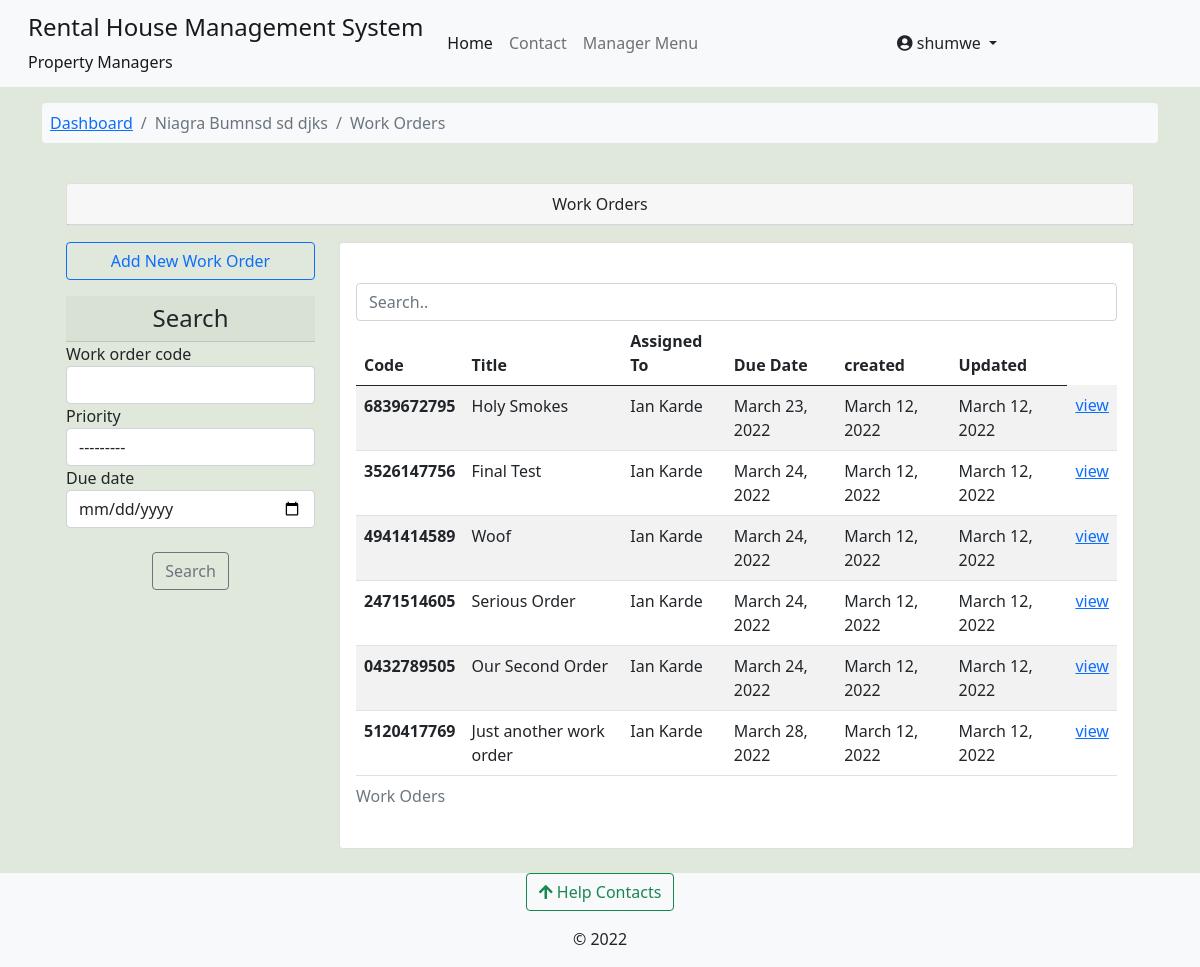
The app's page /work_order/work_orders/niagra-bumnsd-sd-djks/ (signed in), older data.
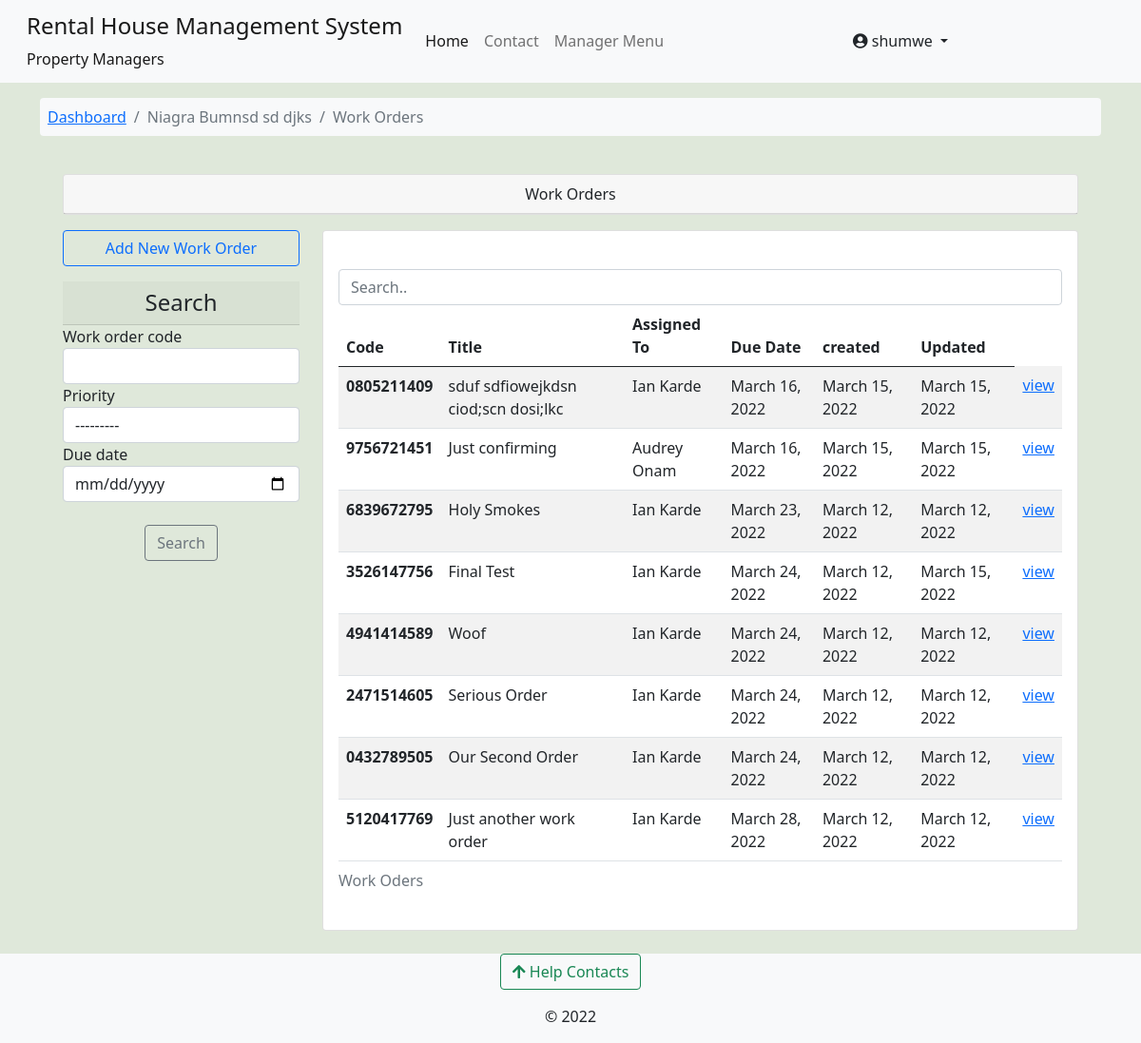
The same page, newer data.
### accounts/models.py (models this page shows, shortened)
class User(AbstractUser):
    avatar = models.ImageField(upload_to=get_avatar_path, default='no-avatar.png')
    is_verified = models.BooleanField(default=False)
    is_tenant = models.BooleanField(default=False)
    is_manager = models.BooleanField(default=False)

### rental_property/models.py (models this page shows, shortened)
class Building(models.Model):
    STATUS_CHOICES = [
        ('op', 'Vacancies Available'),
        ('um', 'Under Maintanance'),
        ('fo', 'Fully Occupied'),
        ('dc', 'Decomisioned'),
    ]
    estate = models.ForeignKey(Estate, on_delete=models.CASCADE, null=True, blank=True)
    name = models.CharField(max_length=100)
    slug = models.SlugField(max_length=100, unique=True)
    registered_owner = models.CharField(max_length=50)
    manager = models.ForeignKey(Managers, on_delete=models.CASCADE, related_name='building_manager')
    added_by = models.ForeignKey(User, on_delete=models.DO_NOTHING)
    address_line = models.CharField(max_length=50)
    cover_image = models.ImageField(upload_to='building-cover', null=True, blank=True)
    county = models.ForeignKey(Counties, on_delete=models.CASCADE)
    country = models.CharField(max_length=50, default='Kenya')
    building_status = models.CharField(max_length=5, choices=STATUS_CHOICES)
    added = models.DateTimeField(default=datetime.now)
    updated = models.DateTimeField(auto_now=True)
    def __str__(self):
        return f"{self.name}"

### work_order/models.py (models this page shows, shortened)
class WorkOrder(models.Model):
    PRIORITY_CHOICES = [
        ('low', 'Low'),
        ('medium', 'Medium'),
        ('high', 'High'),
    ]
    STATUS_CHOICES = [
        ('waiting', 'Waiting Assignment'),
        ('assigned', 'Assigned'),
        ('in-progress', 'In-Progress'),
        ('completed', 'Completed'),
    ]
    parent_report = models.ForeignKey(UnitReport, on_delete=models.CASCADE, null=True, blank=True,
                                      help_text="Leave blank for general work order")
    work_order_code = models.CharField(max_length=20, unique=True, null=True, blank=True)
    title = models.CharField(max_length=100)
    description = models.TextField()
    est_duration = models.CharField(max_length=70, help_text="e.g. 2 days")
    priority = models.CharField(max_length=20, choices=PRIORITY_CHOICES)
    assigned_to = models.ForeignKey(HiredPersonnel, on_delete=models.CASCADE)
    additional_workers = models.ManyToManyField(HiredPersonnel, related_name='other_workers', blank=True)
    building = models.ForeignKey(Building, on_delete=models.CASCADE)
    status = models.CharField(max_length=20,choices=STATUS_CHOICES, default='waiting')
    due_date = models.DateField()
    created = models.DateTimeField(default=datetime.now)
    updated = models.DateTimeField(auto_now=True)
    email_personnel = models.BooleanField(default=True)

class HiredPersonnel(models.Model):
    GENDER_CHOICES = [
        ('male', 'Male'),
        ('female', 'Female'),
    ]
    associated_account = models.OneToOneField(User, on_delete=models.CASCADE, null=True, blank=True)
    personnel_manager = models.ForeignKey(Managers, on_delete=models.CASCADE)
    personnel_code = models.CharField(max_length=9, unique=True, null=True, blank=True)
    full_name = models.CharField(max_length=100)
    job_title = models.CharField(max_length=55)
    personnel_email = models.EmailField(max_length=155)
    phone_number = models.CharField(max_length=15)
    id_number = models.CharField(max_length=15)
    gender = models.CharField(max_length=10, choices=GENDER_CHOICES)
    building = models.ForeignKey(Building, on_delete=models.CASCADE)
    hired_date = models.DateField()
    is_active = models.BooleanField(default=True)
    created = models.DateTimeField(default=datetime.now)
    updated = models.DateTimeField(auto_now=True)
    def __str__(self):
        return f"{self.full_name} --> {self.job_title}"

### work_order/views.py (the view)
# urls.py: path('work_orders/<slug:building_slug>/', views.work_orders, name='work_orders'),
@login_required
def work_orders(request, building_slug):
    building = Building.objects.get(slug=building_slug)
    work_orders = WorkOrder.objects.filter(building=building).order_by('-created')
    work_orders_filter = WorkOrderFilter(request.GET, queryset=work_orders)
    if request.method == 'POST':
        add_order_form = NewWorkOrderForm(building,request.POST)
        if add_order_form.is_valid():
            add_order_form.instance.building = building
            add_order_form.save()
            new_order = add_order_form.instance
            if new_order.email_personnel:
                subject = new_order.title
                template = 'work_order/email/new_work_order.html'
                html_message = render_to_string(template,
                                            {'new_order':new_order,})
                from_email = DEFAULT_FROM_EMAIL
                to_email = new_order.assigned_to.personnel_email
                message = EmailMessage(subject, html_message, from_email, [to_email])
                message.content_subtype = 'html'
                message.send()
                messages.success(request, 'Email sent')
                return HttpResponseRedirect("")
    else:
        add_order_form = NewWorkOrderForm(building)
    context = {'building':building,'work_orders':work_orders_filter,'add_order_form':add_order_form}
    return render(request, 'work_order/work_orders.html', context)

### work_order/forms.py
class NewWorkOrderForm(forms.ModelForm):
    def __init__(self, building, *args, **kwargs):
        super(NewWorkOrderForm,self).__init__(*args, **kwargs)
        self.fields['parent_report'].queryset = UnitReport.objects.filter(unit__building=building)
        self.fields['additional_workers'].queryset = HiredPersonnel.objects.filter(building=building)
    class Meta:
        model = WorkOrder
        exclude = ['created','updated','building','work_order_code']
        widgets = {
            'due_date': DateInput(),
            'additional_workers': forms.CheckboxSelectMultiple,
        }

### accounts/models.py (called while the page is built)
    def __str__(self):
        return f"{self.associated_account.username} -> Tenant on Unit {self.rented_unit}"

### complaints/context_processors.py (called while the page is built)
def get_contacts(request):
    user = request.user
    if user.is_authenticated:
        if user.is_tenant:
            tenant = Tenants.objects.get(associated_account=user)
            building = Building.objects.get(id=tenant.rented_unit.building_id)
            contacts = HelpContacts.objects.filter(associated_building=building)
            return dict(contacts=contacts)
        elif user.is_manager:
            contacts = HelpContacts.objects.all()
            return dict(contacts=contacts)
        else:
            contacts = HelpContacts.objects.filter(make_publicly_available=True)
            return dict(contacts=contacts)
    else:
        contacts = HelpContacts.objects.filter(make_publicly_available=True)
        return dict(contacts=contacts)

### complaints/models.py (called while the page is built)
    def __str__(self):
        return f"{self.name}"

    def __str__(self):
        return f"{self.reported_by} - {self.report_type}"

### rental_property/context_processors.py (called while the page is built)
def my_managed_buildings(request):
    user_instance = request.user
    if user_instance.is_authenticated:
        manager_instance = Managers.objects.filter(associated_account=user_instance)[:1]
        managed_buildings = Building.objects.filter(manager=manager_instance)
        return dict(managed_buildings=managed_buildings)
    else:
        return {'False': False,}

### rental_property/models.py (called while the page is built)
    def __str__(self):
        return f"{self.unit_number} - {self.building}"

### work_order/templates/work_order/work_orders.html (shortened to what this page needs)
{% extends 'base.html' %}
{% load crispy_forms_tags %}
{% load humanize %}
{% block content %}
<nav class="container mt-3">
  <ol class="breadcrumb bg-light p-2 rounded-2">
      <li class="breadcrumb-item "><a href="{% url 'building-dashboard' building.slug %}">Dashboard</a></li>
      <li class="breadcrumb-item active"> {{building.name}} </li>
      <li class="breadcrumb-item active"> Work Orders </li>
  </ol>
</nav>
<div class="container">
<section class="row justify-content-center p-4">
    <div class="container">
      <div class="container card p-0 mb-3">
        <div class="card-header text-center w-100">
          Work Orders
        </div>
      </div>
      <div class="row">
        <div class="col-sm-3">
            <div class="mb-3 list-group">
                <button type="button" class="btn btn-outline-primary" data-bs-toggle="modal" data-bs-target="#addWorkOrderBackdrop">Add New Work Order </button>
            </div>
            <h4 class="card-header text-center"> Search </h4>
          <form method='get'>
              {{work_orders.form|crispy }}
              <br>
                  <div class="form-group text-center">
                      <button class="btn btn-outline-secondary" type="submit">Search</button>
                  </div>
          </form>
        </div>
        <div class="col-sm-9">
          <div class="row">
            <div class="col-sm-12">
              <div class="card card-body">
                <input class="form-control" id="myInput" type="text" placeholder="Search..">
                <div class="table-responsive">
                <table class="table table-striped table-hover">
                  <caption> Work Oders </caption>
                    <thead>
                      <tr>
                        <th scope="col">Code</th>
                        <th scope="col">Title</th>
                        <th scope="col">Assigned To</th>
                        <th scope="col"> Due Date </th>
                        <th scope="col"> created </th>
                        <th scope="col">Updated</th>
                      </tr>
                    </thead>
                    <tbody id='ourTable'>
                        {% for o in work_orders.qs %}
                      <tr>
                        <th scope="row"> {{o.work_order_code}} </th>
                        <td>{{ o.title }}</td>
                        <td>{{ o.assigned_to.full_name }}</td>
                        <td> {{o.due_date|naturalday}} </td>
                        <td>{{ o.created|naturalday }}</td>
                        <td>{{ o.updated|naturalday }}</td>
                        <td> <a href=" {% url 'work_order_details' building.slug o.work_order_code %} "> view </a> </td>
                      </tr>
                      {% endfor %}
                    </tbody>
                </table>
                </div>
              </div>
            </div>
          </div>
        </div>
      </div>
    </div>
  </div>
{% endblock %}

### templates/base.html (shortened to what this page needs)
{% load static %}
{% load i18n %}
<!doctype html>
<html lang="en">
  <head>
    <link href="https://cdn.jsdelivr.net/npm/bootstrap@5.0.2/dist/css/bootstrap.min.css" rel="stylesheet">
    <link type="text/css" href="{% static 'css/main.css' %}" rel="stylesheet">
    <link rel="stylesheet" href="https://cdnjs.cloudflare.com/ajax/libs/font-awesome/4.7.0/css/font-awesome.min.css">
    <link rel="stylesheet" href="https://pro.fontawesome.com/releases/v5.11.2/css/all.css">
  </head>
  <body class="d-flex flex-column min-vh-100" style="background-color: #dfe8da;">
    <nav class="navbar navbar-expand-lg navbar-light bg-light" aria-label="main-nav">
        <div class="container-fluid">
          <a class="navbar-brand align" href="#">
                <div class="d-flex">
                    <div class="ms-3 d-flex flex-column">
                        <div class="h4">Rental House Management System </div>
                        <div class="fs-6">Property Managers</div>
                    </div>
                </div>
            </a>
            <div class="collapse navbar-collapse" id="mynav">
                <ul class="navbar-nav mb-lg-0">
                    <li class="nav-item"> <a class="nav-link active" aria-current="page" href="{% url 'operational-buildings' %}">Home</a> </li>
                    <li class="nav-item"> <a class="nav-link" aria-current="page" href="{% url 'core:contact' %}">Contact</a> </li>
                    {% if user.is_manager %}
                    <li class="nav-item"> <a class="nav-link" data-bs-toggle="offcanvas" href="#hrmsCanvas" role="button" aria-controls="hrmsCanvas">Manager Menu</a> </li>
                    {% endif %}
                </ul>
                </div>
                {% if request.user.is_authenticated %}
                <div class="collapse navbar-collapse" id="mynav">
                  <div class="dropdown">
                    <a href="#" class="btn dropdown-toggle" type="button" id="dropdownMenuButton" data-bs-toggle="dropdown" aria-haspopup="true" aria-expanded="false">
                      <em class="fas fa-user-circle"></em> {{ request.user.username }}
                    </a>
                  </div>
                </div>
                {% endif %}
            </div>
    </nav>
    {% block content %}	{% endblock content%}
    <footer class="mt-auto bg-light">
      <div class="mb-3 text-center">
      <button class="btn btn-outline-success" type="button" data-bs-toggle="offcanvas" data-bs-target="#contactsOffcanvas" aria-controls="contactsOffcanvas"><em class="fas fa-arrow-upfas fa-arrow-up"></em> Help Contacts</button>
      </div>
      <div>
        <p class="text-center ">&copy; 2022</p>
  </footer>
  </body>
</html>

### staticfiles/css/main.css (style rules this page uses)
:root { --header-height: 3rem; --nav-width: 68px; --first-color-light: #AFA5D9; --white-color: #F7F6FB; --body-font: 'Nunito', sans-serif; --normal-font-size: 1rem; --z-fixed: 100 }

Row changes from the older to the newer data that the page shows:
added WorkOrder: work_order_code "0805211409", title "sduf sdfiowejkdsn ciod;scn dosi;lkc", assigned_to.full_name "Ian Karde", due_date "March 16, 2022", created "March 15, 2022", updated "March 15, 2022"
added WorkOrder: work_order_code "9756721451", title "Just confirming", assigned_to.full_name "Audrey Onam", due_date "March 16, 2022", created "March 15, 2022", updated "March 15, 2022"
changed WorkOrder "Final Test": updated "March 12, 2022" → "March 15, 2022"
